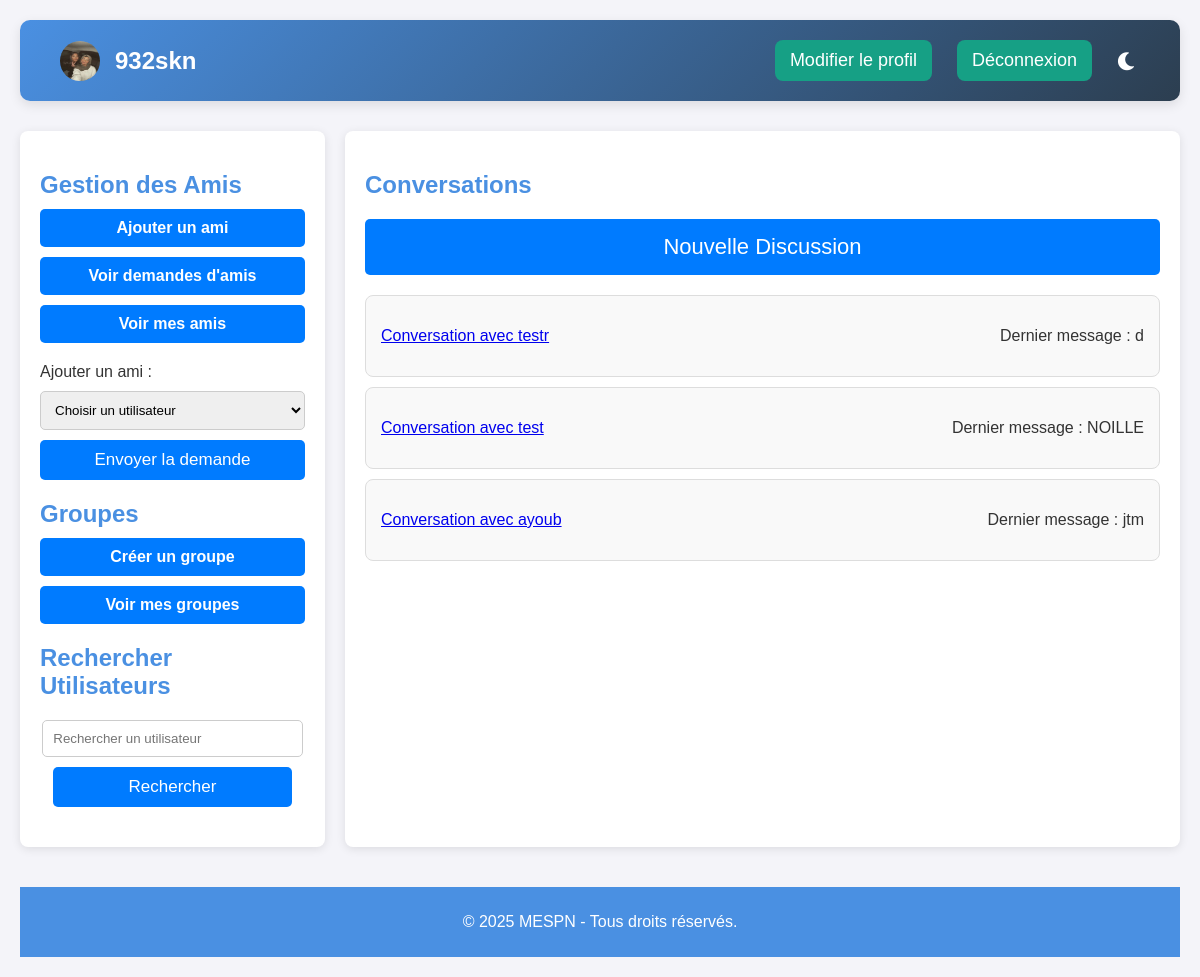
Screenshot of / (signed in) with the database file from the repository.
### models.py (models this page shows)
class User(UserMixin, db.Model):
    id = db.Column(db.Integer, primary_key=True)
    username = db.Column(db.String(150), unique=True, nullable=False)
    email = db.Column(db.String(150), unique=True, nullable=False)  # Nouveau champ
    phone_number = db.Column(db.String(20), unique=True, nullable=False)  # Nouveau champ
    password = db.Column(db.String(150), nullable=False)
    profile_picture = db.Column(db.String(200))
    bio = db.Column(db.Text)
    is_active = db.Column(db.Boolean, default=True)

class Message(db.Model):
    id = db.Column(db.Integer, primary_key=True)
    conversation_id = db.Column(db.Integer, db.ForeignKey('conversation.id'), nullable=True)  # Message privé
    group_id = db.Column(db.Integer, db.ForeignKey('group.id'), nullable=True)  # Message de groupe
    sender_id = db.Column(db.Integer, db.ForeignKey('user.id'), nullable=False)
    content = db.Column(db.String(500), nullable=False)
    is_read = db.Column(db.Boolean, default=False)
    timestamp = db.Column(db.DateTime, default=db.func.current_timestamp())
    sender = db.relationship('User', foreign_keys=[sender_id])
    conversation = db.relationship('Conversation', foreign_keys=[conversation_id])
    group = db.relationship('Group', foreign_keys=[group_id])

### app.py (the view)
@app.route('/')
@login_required
def index():
    friends = [friend.friend_id for friend in Friend.query.filter_by(user_id=current_user.id).all()]
    friends.append(current_user.id)  # Inclure l'utilisateur lui-même
    users = User.query.filter(~User.id.in_(friends)).all()
    conversations = Conversation.query.filter(
        (Conversation.user_1_id == current_user.id) |
        (Conversation.user_2_id == current_user.id)
    ).all()
    conversation_data = []
    for conversation in conversations:
        other_user = conversation.user_1 if conversation.user_2_id == current_user.id else conversation.user_2
        if other_user is None or other_user.is_active is False:
            continue
        unread_count = Message.query.filter_by(conversation_id=conversation.id, is_read=False, sender_id=other_user.id).count()
        last_message = Message.query.filter_by(conversation_id=conversation.id).order_by(Message.timestamp.desc()).first()
        conversation_data.append({
            'conversation': conversation,
            'other_user': other_user,
            'unread_count': unread_count,
            'last_message': last_message  # Ajouter le dernier message à la liste des données
        })
    return render_template('index.html', user=current_user, users=users, conversation_data=conversation_data)

### app.py (called while the page is built)
@login_manager.user_loader
def load_user(user_id):
    return db.session.get(User, int(user_id))  # Correctif pour éviter LegacyAPIWarning

@app.context_processor
def inject_profile_picture():
    def get_profile_picture(user):
        if user.profile_picture and os.path.exists(user.profile_picture):
            return url_for('static', filename=f"photos_profil/{os.path.basename(user.profile_picture)}")
        return url_for('static', filename='icone-profil-avatar-par-defaut-image-utilisateur-medias-sociaux-icone-avatar-gris-silhouette-profil-vierge-illustration-vectorielle_561158-3467.avif')
    return dict(get_profile_picture=get_profile_picture)

### templates/index.html (shortened to what this page needs)
<!DOCTYPE html>
<html lang="en">
<head>
    <link rel="stylesheet" href="https://cdnjs.cloudflare.com/ajax/libs/font-awesome/5.15.4/css/all.min.css">
</head>
<body>
    <div class="container">
        <header>
            <div style="display: flex; align-items: center;">
                <img src="{{ user.profile_picture if user.profile_picture else url_for('static', filename='icone-profil-avatar-par-defaut-image-utilisateur-medias-sociaux-icone-avatar-gris-silhouette-profil-vierge-illustration-vectorielle_561158-3467.avif') }}"
                alt="Photo de profil"
                style="width: 40px; height: 40px; border-radius: 50%; margin-right: 15px;">
                <h1>{{ user.username }}</h1>
            </div>
            <div class="header-buttons">
                <a href="{{ url_for('edit_profile') }}" style="margin-right: 20px;">Modifier le profil</a>
                <a href="{{ url_for('logout') }}">Déconnexion</a>
            </div>
            <div class="dark-mode-toggle">
                <a href="javascript:void(0);" id="darkModeToggle" title="Mode sombre">
                    <i class="fas fa-moon"></i>
                </a>
            </div>
        </header>
        <div class="main-content">
            <div class="sidebar">
                <h2>Gestion des Amis</h2>
                <div class="btn-group">
                    <a href="{{ url_for('add_friend') }}">Ajouter un ami</a>
                    <a href="{{ url_for('friend_requests') }}">Voir demandes d'amis</a>
                    <a href="{{ url_for('friends') }}" class="btn btn-primary">Voir mes amis</a>
                </div>
                <form action="{{ url_for('send_friend_request') }}" method="post">
                    <label for="user-select">Ajouter un ami :</label>
                    <select id="user-select" name="user_id" required>
                        <option value="" disabled selected>Choisir un utilisateur</option>
                    </select>
                    <button type="submit">Envoyer la demande</button>
                </form>
                <h2>Groupes</h2>
                <div class="btn-group">
                    <a href="{{ url_for('create_group') }}">Créer un groupe</a>
                    <a href="{{ url_for('groups') }}">Voir mes groupes</a>
                </div>
                <h2>Rechercher Utilisateurs</h2>
                <form method="POST" action="{{ url_for('search_users') }}" style="display: flex; flex-direction: column; align-items: center; justify-content: center; margin-bottom: 20px;">
                    <input type="text" name="query" placeholder="Rechercher un utilisateur" required style="width: 90%; padding: 10px; margin: 10px 0; border: 1px solid #ccc; border-radius: 5px;">
                    <button type="submit" style="width: 90%; padding: 10px 20px; background-color: #007bff; color: white; border: none; border-radius: 5px; cursor: pointer; transition: background-color 0.3s ease;">Rechercher</button>
                </form>
            </div>
            <div class="content">
                <h2>Conversations</h2>
                <button id="newDiscussionButton" onclick="document.getElementById('newDiscussion').style.display='block'">
                    Nouvelle Discussion
                </button>
                <ul>
                    {% for data in conversation_data %}
                        <li>
                            <a href="{{ url_for('conversation', conversation_id=data.conversation.id) }}">
                                Conversation avec {{ data.other_user.username }}
                            </a>
                            <p>Dernier message :
                                {% if data.last_message %}
                                    {{ data.last_message.content }}
                                {% else %}
                                    Aucun message
                                {% endif %}
                            </p>
                        </li>
                    {% endfor %}
                </ul>
            </div>
        </div>
        <footer>
            <p>© 2025 MESPN - Tous droits réservés.</p>
        </footer>
    </div>
</body>
</html>

### templates/index.html (style rules this page uses)
body { font-family: 'Arial', sans-serif; background-color: #f4f4f9; margin: 0; padding: 0; color: #333; }
.container { max-width: 1200px; margin: 0 auto; padding: 20px; }
header { background: linear-gradient(135deg, #4a90e2, #2c3e50); color: white; padding: 20px 40px; border-radius: 10px; box-shadow: 0 4px 12px rgba(0, 0, 0, 0.1); display: flex; justify-content: space-between; align-items: center; }
header h1 { margin: 0; font-size: 24px; font-weight: 600; display: flex; align-items: center; }
.header-buttons { display: flex; gap: 5px; margin-left: auto; justify-content: flex-end; }
header a { color: white; text-decoration: none; font-weight: 500; font-size: 18px; padding: 10px 15px; background-color: #16a085; border-radius: 8px; transition: background-color 0.3s ease; }
.dark-mode-toggle { display: flex; align-items: center; justify-content: center; }
#darkModeToggle { background-color: transparent; padding: 5px; border-radius: 50%; display: flex; align-items: center; justify-content: center; cursor: pointer; transition: background-color 0.3s ease; margin-left: 20px; }
.fas { font-size: 18px; color: white; }
.main-content { display: flex; gap: 20px; margin-top: 30px; }
.sidebar, .content { background-color: #fff; border-radius: 8px; box-shadow: 0 2px 10px rgba(0, 0, 0, 0.1); padding: 20px; }
.sidebar { flex: 1; max-width: 300px; }
.content { flex: 3; }
h2 { color: #4a90e2; margin-bottom: 10px; }
form { margin-bottom: 20px; }
input[type="text"], select { width: 100%; padding: 10px; margin: 10px 0; border: 1px solid #ccc; border-radius: 5px; }
button { background-color: #007bff; color: #fff; border: none; border-radius: 5px; padding: 10px 20px; font-size: 17px; cursor: pointer; transition: background-color 0.3s ease; text-align: center; width: 100%; display: block; margin: 0 auto; }
ul { list-style-type: none; padding: 0; }
li { background-color: #f9f9f9; padding: 15px; border: 1px solid #ddd; border-radius: 8px; margin-bottom: 10px; display: flex; justify-content: space-between; align-items: center; }
.btn-group { display: block; margin-bottom: 20px; }
.btn-group a { padding: 10px 20px; background-color: #007bff; color: white; border-radius: 5px; text-decoration: none; text-align: center; font-weight: bold; display: block; margin-bottom: 10px; }
footer { text-align: center; margin-top: 40px; padding: 10px; background-color: #4a90e2; color: white; }
#newDiscussionButton { padding: 15px 20px; font-size: 22px; text-align: center; width: 100%; display: block; margin: 20px auto; }

### rows the page displays
User: username "932skn"
User: other_user.username "testr"
Message: last_message.content "d"
User: other_user.username "test"
Message: last_message.content "NOILLE"
User: other_user.username "ayoub"
Message: last_message.content "jtm"
